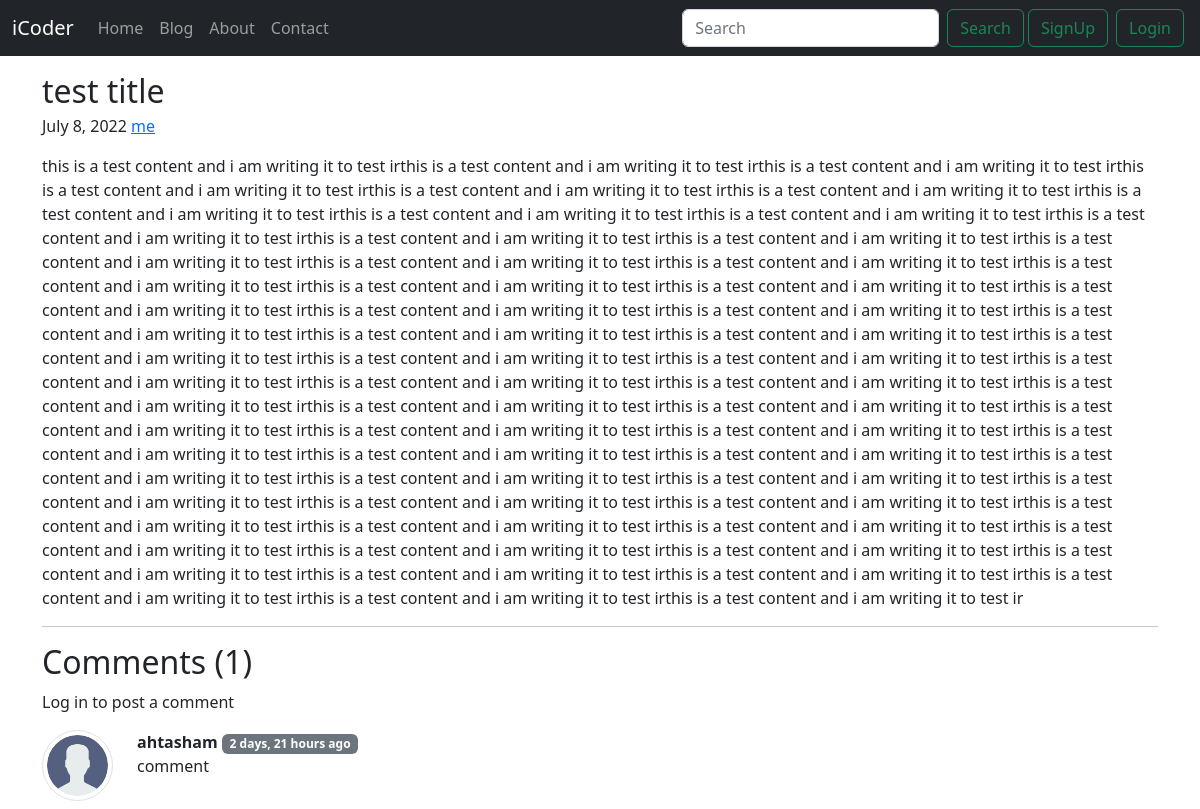
The app's page /blog/firsst-post, older data.
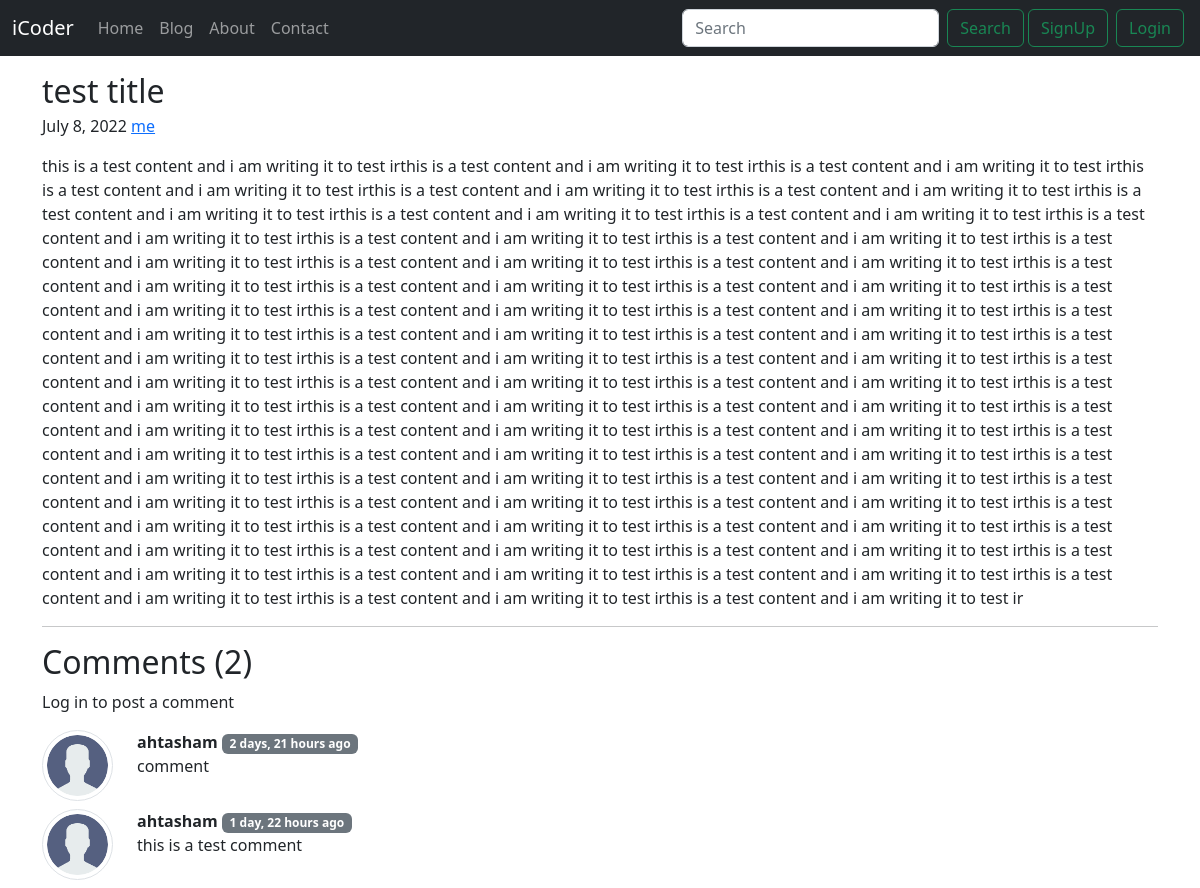
The same page, newer data.
### blog/models.py (models this page shows, shortened)
class BlogComment(models.Model):
    sno = models.AutoField(primary_key=True)
    comment = models.TextField()
    user = models.ForeignKey(User, on_delete=models.CASCADE)
    post = models.ForeignKey(Post, on_delete=models.CASCADE)
    parent = models.ForeignKey('self', on_delete=models.CASCADE, null=True)
    timestamp = models.DateTimeField(default=now)

### blog/views.py (the view)
# urls.py: path('<str:slug>', views.blogPost, name='blogPost'),
def blogPost(request, slug):
    post = Post.objects.filter(slug= slug).first()
    comments = BlogComment.objects.filter(post = post)
    context = {
        'post': post,
        'comments': comments,
        'user': request.user
    }
    return render(request, 'blog/blogPost.html', context)

### templates/blog/blogPost.html (shortened to what this page needs)
{% extends 'basic.html' %}
{% block body %}
<div class="container my-3">
    <article class="blog-post">
        <h2 class="blog-post-title mb-1">{{post.title}}</h2>
        <p class="blog-post-meta">{{post.timeStamp}} <a href="#">{{post.author}}</a></p>
        <p>{{post.content}}</p>
        <hr>
    </article>
</div>
<div class="container">
    <h2>Comments ({{comments.count}})</h2>
    <div class="my-2">
        {% if user.is_authenticated %}
    <form action="/blog/postComment" method="post">
        {% csrf_token %}
        <div class="mb-3">
            <input class="form-control" type="text" name = "comment" placeholder="Enter Comment here">
            <input type="hidden" name = "postSno" value="{{post.sno}}">
        </div>
        <button type="submit" class="btn btn-primary">Submit</button>
      </form>
      {% else %}
      <p>Log in to post a comment
      {% endif %}
    </div>
    {% for comment in comments  %}
    <div class="row my-2">
        {% load humanize %}
        <div class="col-md-1">
            <img class="img-thumbnail rounded-circle" src="/static/img/user.png" alt="">
        </div>
        <div class="col-md-11"> <b>{{comment.user.username}}</b> <span class="badge bg-secondary">{{comment.timestamp | naturaltime}}</span>
            <div> {{comment.comment}}
            </div>
            </div>
    </div>
    {% endfor %}
</div>
{% endblock body %}

Row changes from the older to the newer data that the page shows:
added BlogComment: user.username "ahtasham", timestamp "1 day, 22 hours ago", comment "this is a test comment"
Text that changed along with them:
{{ comments.count }}: "1" → "2"
